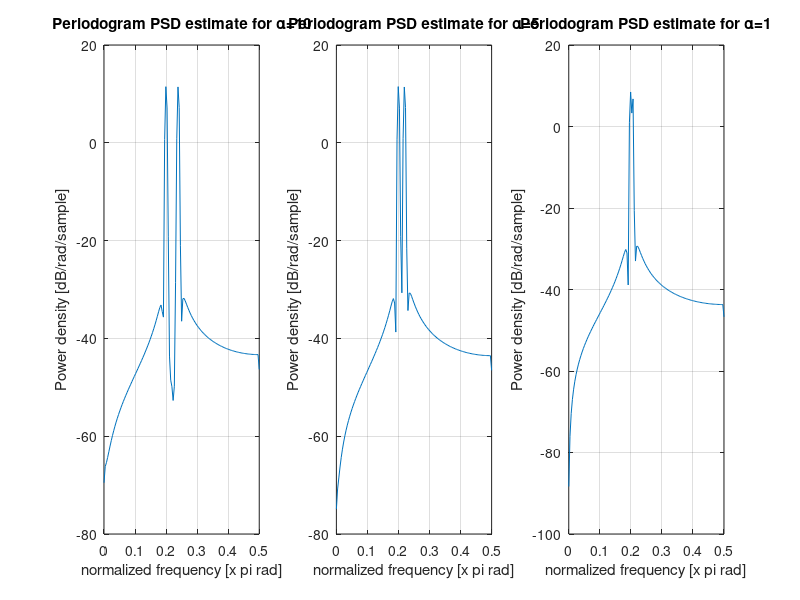

Here is the MATLAB script that generated this plot:
% ASPMI Part 1.3c
% Make Hamming-windowed periodogram of x[n]
f0=0.2;
a1 = 1;
a2 = 1;
phi1 = 0;
phi2 = 0;
N = 256;

n = 0:N-1;
w = 0; % 0 variance

% Find periodogram for alpha=10
alpha = 10;
x = a1*sin(f0*2*pi*n+phi1)+a2*sin((f0+alpha/N)*2*pi*n+phi2)+w;
win = hamming(N);
figure(1)
subplot(1,3,1)
periodogram(x,win);
title('Periodogram PSD estimate for \alpha=10')

% Find periodogram for alpha=5
alpha = 5;
x = a1*sin(f0*2*pi*n+phi1)+a2*sin((f0+alpha/N)*2*pi*n+phi2)+w;
win = hamming(N);
figure(1)
subplot(1,3,2)
periodogram(x,win);
title('Periodogram PSD estimate for \alpha=5')

% Find periodogram for alpha=1
alpha = 1;
x = a1*sin(f0*2*pi*n+phi1)+a2*sin((f0+alpha/N)*2*pi*n+phi2)+w;
win = hamming(N);
figure(1)
subplot(1,3,3)
periodogram(x,win);
title('Periodogram PSD estimate for \alpha=1')